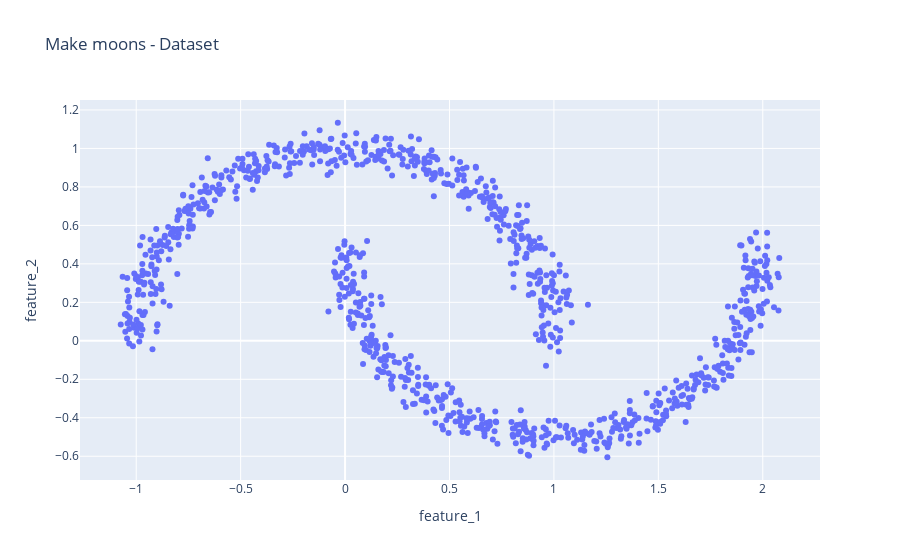

Write notebook code for a chart like this one.
### Markdown cell above
## ***Clustering y Limitaciones de K-means y Agglomerative***

El clustering es una técnica utilizada para agrupar datos similares. Los algoritmos ***K-means*** y ***Agglomerative Clustering*** son populares, pero tienen limitaciones con datos de formas no lineales.

- ***KMeans:***
Agrupa puntos en función de su distancia a un centroide buscando formar clusters esféricos. En datos con formas complejas K-means tiende a fallar porque intenta forzar grupos esféricos.

- ***Agglomerative Clustering:***
Agrupa jerárquicamente los puntos según su cercanía. Aunque más flexible que K-means, también tiene problemas con clusters no convexos o formas irregulares.

### Code cell
X, y = make_moons(n_samples=1000, noise=0.05, random_state=0)
df_moons = pd.DataFrame(X, columns = ["feature_1","feature_2"])
display(df_moons.head())
px.scatter(df_moons, x="feature_1", y="feature_2", title="Make moons - Dataset")

### Figure 1 — Plotly figure (JSON) as saved in the notebook; plotly's stock layout.template omitted (floating-point values rounded to 4 significant figures; data arrays with more than 128 entries replaced by an {"elided": "..."} marker saying what was removed)
{"data": [{"hovertemplate": "feature_1=%{x}<br>feature_2=%{y}<extra></extra>", "legendgroup": "", "marker": {"color": "#636efa", "symbol": "circle"}, "mode": "markers", "name": "", "orientation": "v", "showlegend": false, "type": "scatter", "x": {"elided": "1000 float values"}, "xaxis": "x", "y": {"elided": "1000 float values"}, "yaxis": "y"}], "layout": {"legend": {"tracegroupgap": 0}, "title": {"text": "Make moons - Dataset"}, "xaxis": {"anchor": "y", "domain": [0, 1], "title": {"text": "feature_1"}}, "yaxis": {"anchor": "x", "domain": [0, 1], "title": {"text": "feature_2"}}}}
